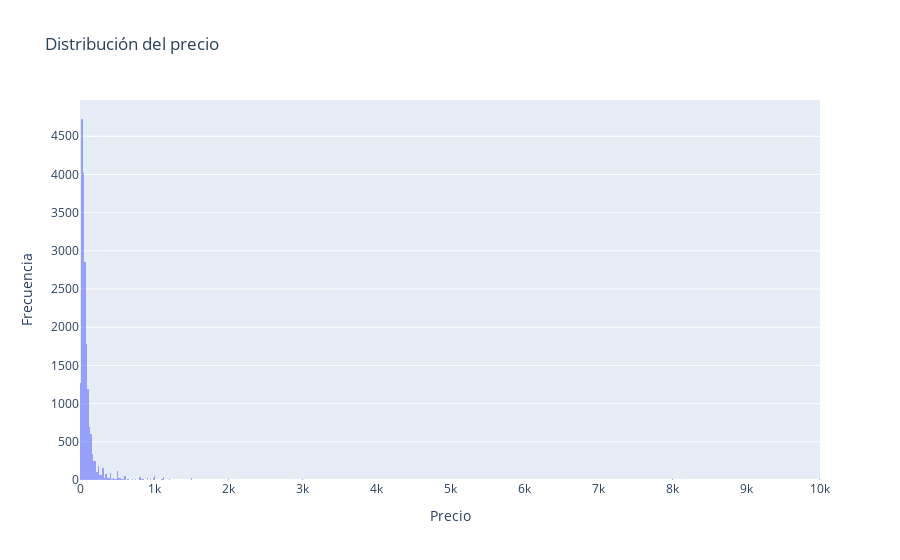

The notebook cell this image was saved under:
### Markdown cell above
Es de interés, en primer lugar, ver la distribución de los precios

### Code cell
data = [
    go.Histogram(
        x = df_listings['price'],
        opacity=0.6,
        name = "Precio"
    )
]

layout = go.Layout(title = "Distribución del precio", xaxis_title = "Precio", yaxis_title = "Frecuencia",
                   barmode = "overlay")

fig = go.Figure(data = data, layout = layout)

fig.show()

### Figure 1 — Plotly figure (JSON) as saved in the notebook; plotly's stock layout.template omitted (floating-point values rounded to 4 significant figures; data arrays with more than 128 entries replaced by an {"elided": "..."} marker saying what was removed)
{"data": [{"name": "Precio", "opacity": 0.6, "type": "histogram", "x": {"elided": "19618 int values"}}], "layout": {"barmode": "overlay", "title": {"text": "Distribución del precio"}, "xaxis": {"title": {"text": "Precio"}}, "yaxis": {"title": {"text": "Frecuencia"}}}}
